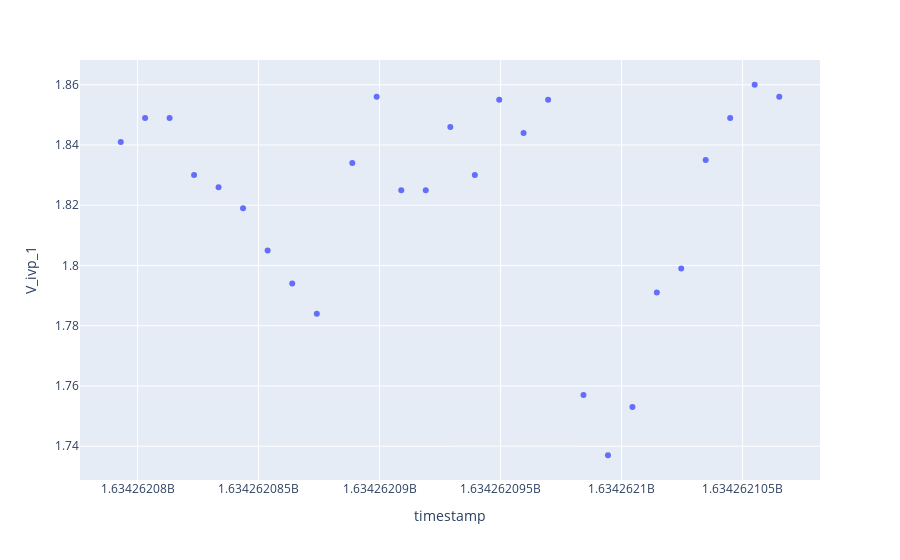

Notebook source saved alongside this figure:
### Code cell
px.scatter(data, x='timestamp', y='V_ivp_1')

### Figure 1 — Plotly figure (JSON) as saved in the notebook; plotly's stock layout.template omitted (floating-point values rounded to 4 significant figures)
{"data": [{"hovertemplate": "timestamp=%{x}<br>V_ivp_1=%{y}<extra></extra>", "legendgroup": "", "marker": {"color": "#636efa", "symbol": "circle"}, "mode": "markers", "name": "", "orientation": "v", "showlegend": false, "type": "scatter", "x": [1634000000.0, 1634000000.0, 1634000000.0, 1634000000.0, 1634000000.0, 1634000000.0, 1634000000.0, 1634000000.0, 1634000000.0, 1634000000.0, 1634000000.0, 1634000000.0, 1634000000.0, 1634000000.0, 1634000000.0, 1634000000.0, 1634000000.0, 1634000000.0, 1634000000.0, 1634000000.0, 1634000000.0, 1634000000.0, 1634000000.0, 1634000000.0, 1634000000.0, 1634000000.0, 1634000000.0], "xaxis": "x", "y": [1.841, 1.849, 1.849, 1.83, 1.826, 1.819, 1.805, 1.794, 1.784, 1.834, 1.856, 1.825, 1.825, 1.846, 1.83, 1.855, 1.844, 1.855, 1.757, 1.737, 1.753, 1.791, 1.799, 1.835, 1.849, 1.86, 1.856], "yaxis": "y"}], "layout": {"autosize": true, "legend": {"tracegroupgap": 0}, "margin": {"t": 60}, "xaxis": {"anchor": "y", "autorange": true, "domain": [0, 1], "range": [1634000000.0, 1634000000.0], "title": {"text": "timestamp"}, "type": "linear"}, "yaxis": {"anchor": "x", "autorange": true, "domain": [0, 1], "range": [1.727, 1.87], "title": {"text": "V_ivp_1"}, "type": "linear"}}}
